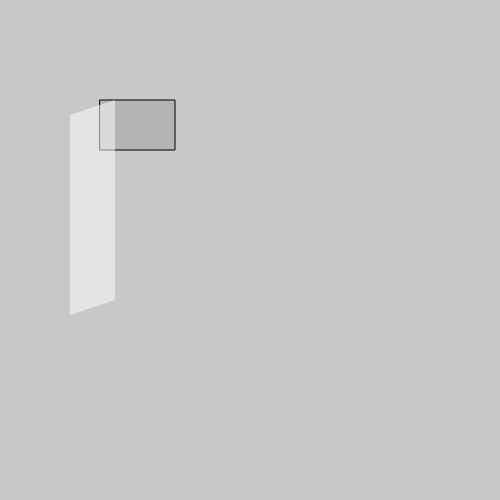
Frame 1 (no input)
Frame 60 (no input): identical to frame 1, image omitted
Frame 120 (the mouse pressed at the canvas centre since frame 60): identical to frame 1, image omitted

The p5.js sketch that drew this single still picture (run headless with seeded random() and noise() and a simulated clock; from frame 60 on, the mouse is pressed at the canvas centre):

// p5.js sketch
// ── sketch.js
let drag;

function setup() {
  createCanvas(500,500);
  drag = new Draggable();
  draggable=new Draggable()
}

function draw() {
  background(200);
  drag.update();
  drag.over();
  drag.show();
  draggable.translate(70,100,15,200)
  
}

function mousePressed() {
  drag.pressed();
}

function mouseReleased() {
  drag.released();
}

class Draggable {
  constructor() {

    this.dragging = false; 
    this.rollover = false;


    this.x = 100;
    this.y = 100;
    
    this.w = 75;
    this.h = 50;
  }

  over() {
    if (mouseX > this.x && mouseX < this.x + this.w && mouseY > this.y && mouseY < this.y + this.h) {
      this.rollover = true;
    } else {
      this.rollover = false;
    }

  }

  update() {

    if (this.dragging) {
      this.x = mouseX + this.offsetX;
      this.y = mouseY + this.offsetY;
    }

  }

  show() {

    stroke(0);
    
    if (this.dragging) {
      fill(50);
    } else if (this.rollover) {
      fill(100);
    } else {
      fill(175, 200);
    }
    rect(this.x, this.y, this.w, this.h);
  }

  pressed() {
    // Did I click on the rectangle?
    if (mouseX > this.x && mouseX < this.x + this.w && mouseY > this.y && mouseY < this.y + this.h) {
      this.dragging = true;
      // If so, keep track of relative location of click to corner of rectangle
      this.offsetX = this.x - mouseX;
      this.offsetY = this.y - mouseY;
    }
  }

  released() {
    this.dragging = false;
  }
  rect1(x,y){
    push()
    fill(255,130)
    noStroke()
    beginShape()
    vertex(0,x)
    vertex(x*3^0.5,0)
    vertex(x*3^0.5,y)
    vertex(0,y+x)
    endShape(CLOSE)
    pop()
  }
  translate(X,Y,width,length){
    push()
    translate(X,Y)
    this.rect1(width,length)
    pop()
  }
}
